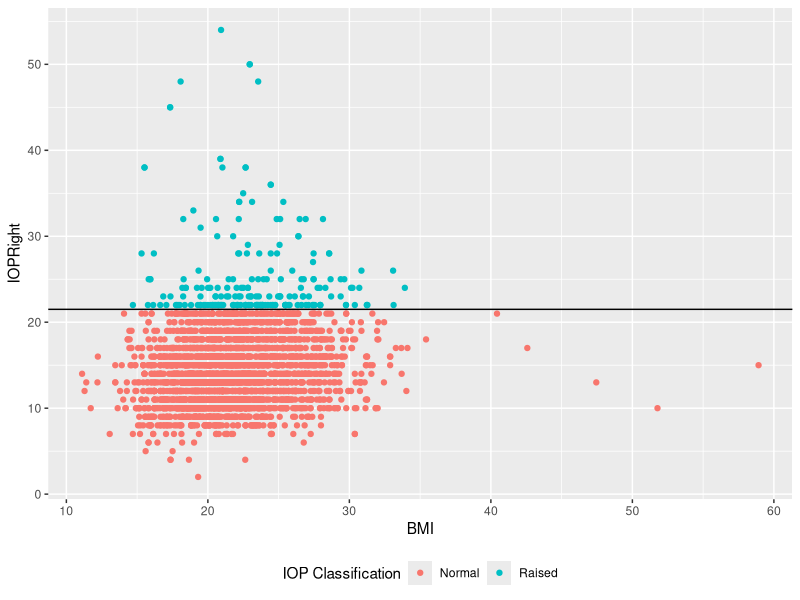
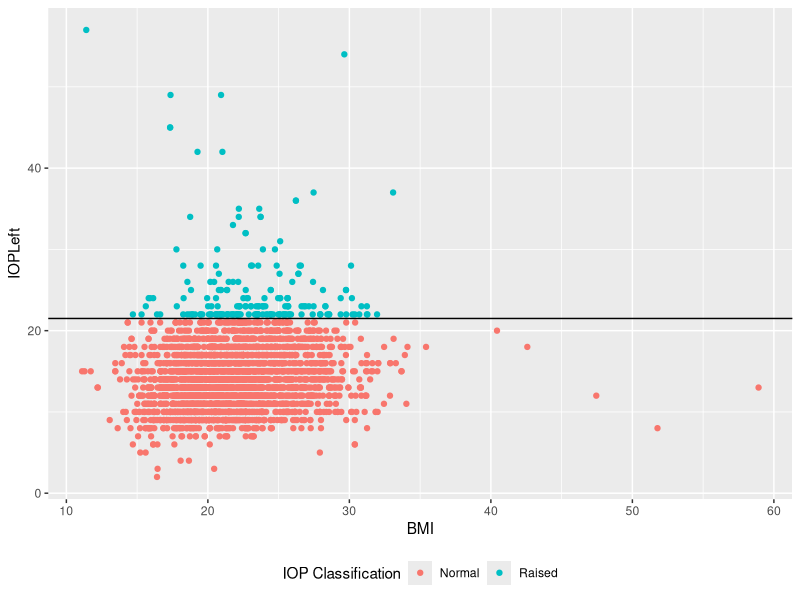
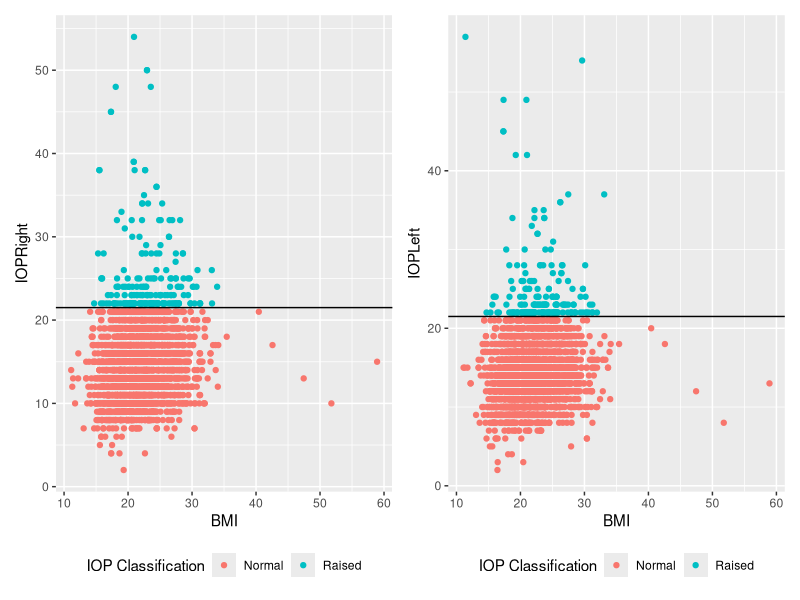
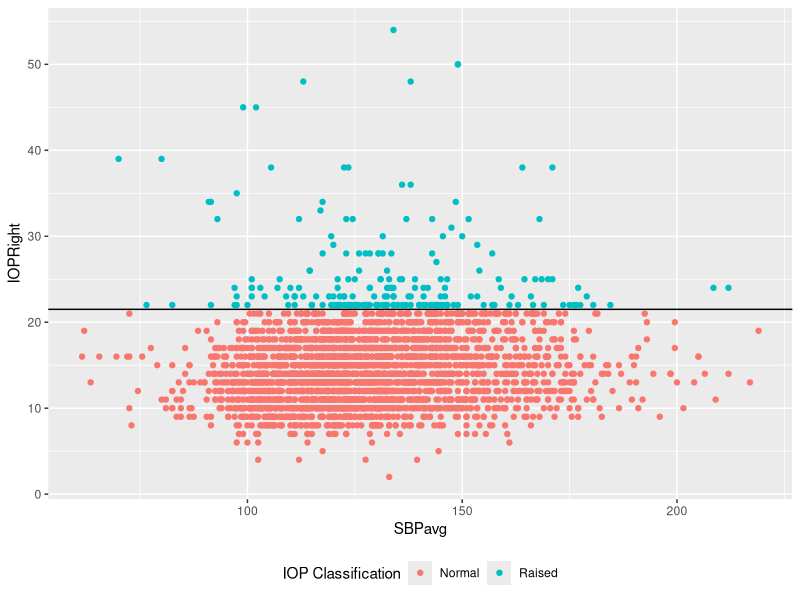
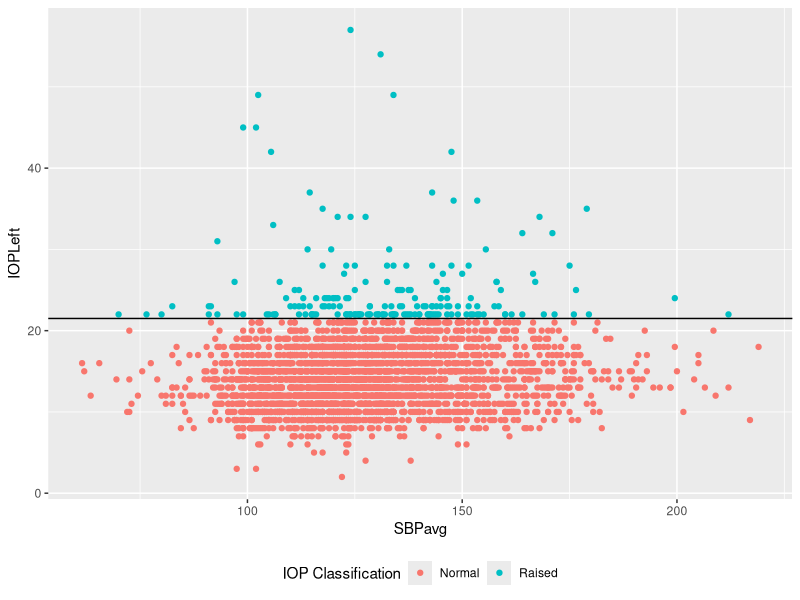
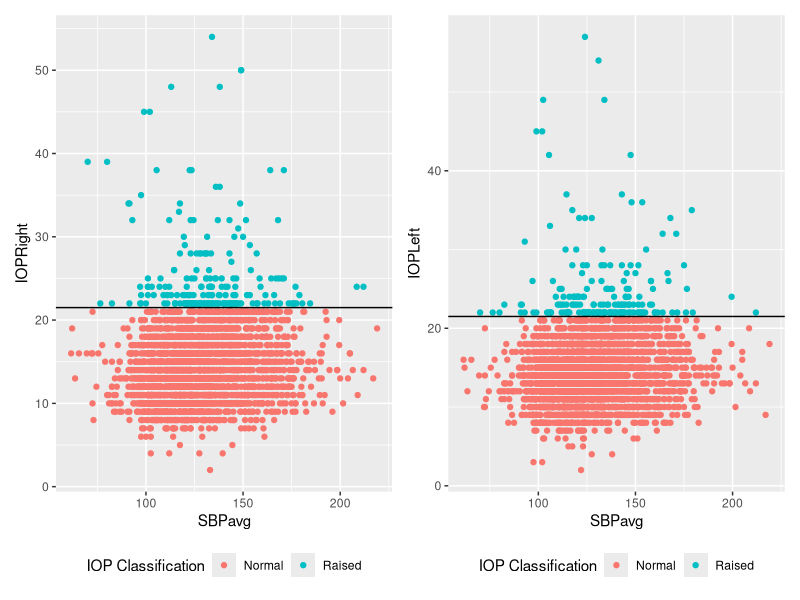
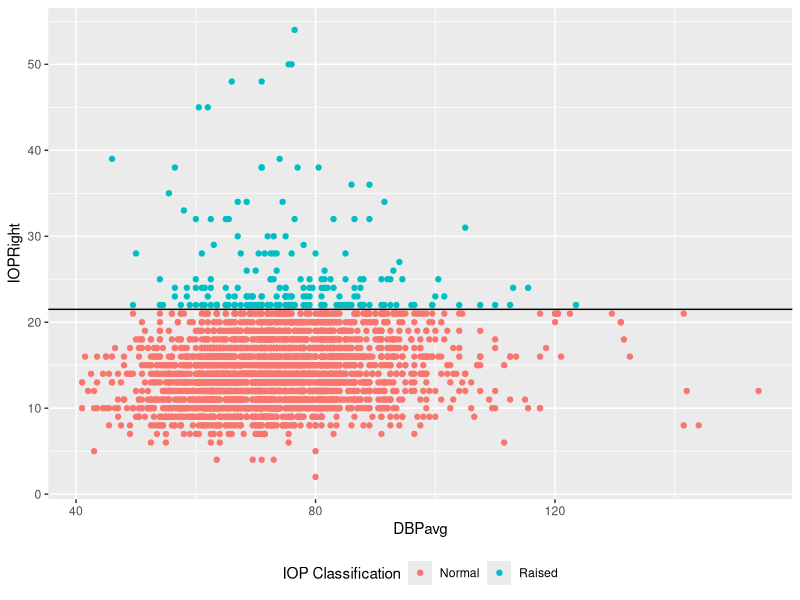
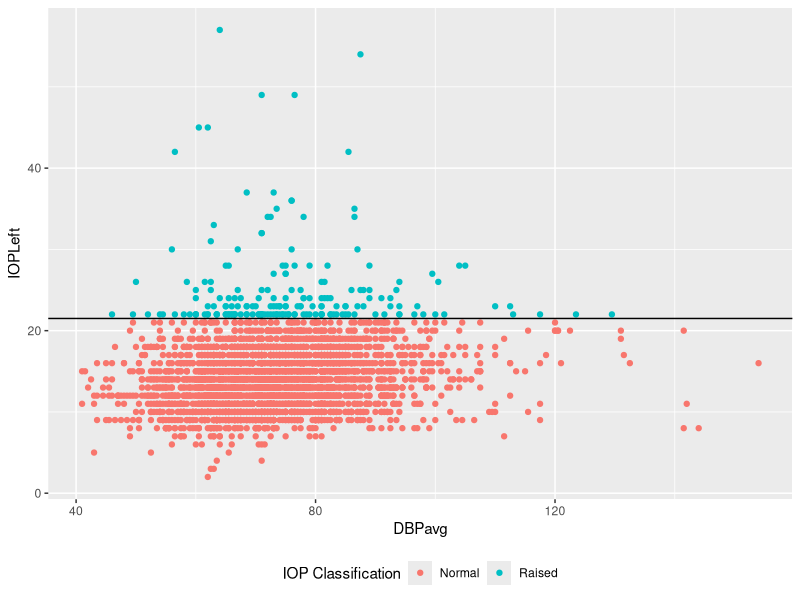

Recreate these plots in R, in order.
library(tidyverse)
library(patchwork)
library(scales)
library(ggrepel)
library(haven)

df <- read_sav("Intraocular Pressure (IOP) in Bangladesh/Data IOP.sav")

#Create plot of BMI vs IOPRight
plot1 <- df |> 
  drop_na(BMI) |> 
  ggplot(aes(x = BMI, y = IOPRight)) +
  geom_point(aes(color = as.factor(IOpGr_rt))) +
  labs(color = "IOP Classification") +
  scale_color_hue(labels = c("Normal", "Raised")) +
  theme(
    legend.position = "bottom",
  ) +
  geom_hline(yintercept=21.5)
plot1

#Create plot of BMI vs IOPLeft
plot2 <- df |> 
  drop_na(BMI) |> 
  ggplot(aes(x = BMI, y = IOPLeft)) +
  geom_point(aes(color = as.factor(IOPGr_lt))) +
  labs(color = "IOP Classification") +
  scale_color_hue(labels = c("Normal", "Raised")) +
  theme(
    legend.position = "bottom",
  ) +
  geom_hline(yintercept=21.5)
plot2

bmi_iop <- plot1 + plot2
bmi_iop

plot3 <- df |> 
  drop_na(SBPavg) |> 
  ggplot(aes(x = SBPavg, y = IOPRight)) +
  geom_point(aes(color = as.factor(IOpGr_rt))) +
  labs(color = "IOP Classification") +
  scale_color_hue(labels = c("Normal", "Raised")) +
  theme(
    legend.position = "bottom",
  ) +
  geom_hline(yintercept=21.5)
plot3

#Create plot of BMI vs IOPLeft
plot4 <- df |> 
  drop_na(SBPavg) |> 
  ggplot(aes(x = SBPavg, y = IOPLeft)) +
  geom_point(aes(color = as.factor(IOPGr_lt))) +
  labs(color = "IOP Classification") +
  scale_color_hue(labels = c("Normal", "Raised")) +
  theme(
    legend.position = "bottom",
  ) +
  geom_hline(yintercept=21.5)
plot4

sbp_iop <- plot3 + plot4
sbp_iop

plot5 <- df |> 
  drop_na(DBPavg) |> 
  ggplot(aes(x = DBPavg, y = IOPRight)) +
  geom_point(aes(color = as.factor(IOpGr_rt))) +
  labs(color = "IOP Classification") +
  scale_color_hue(labels = c("Normal", "Raised")) +
  theme(
    legend.position = "bottom",
  ) +
  geom_hline(yintercept=21.5)
plot5

#Create plot of BMI vs IOPLeft
plot6 <- df |> 
  drop_na(DBPavg) |> 
  ggplot(aes(x = DBPavg, y = IOPLeft)) +
  geom_point(aes(color = as.factor(IOPGr_lt))) +
  labs(color = "IOP Classification") +
  scale_color_hue(labels = c("Normal", "Raised")) +
  theme(
    legend.position = "bottom",
  ) +
  geom_hline(yintercept=21.5)
plot6

dbp_iop <- plot5 + plot6
dbp_iop

#Check correlation
df <- df |> 
  drop_na(DBPavg, SBPavg, BMI)
bmi_iop_corr <- cor(df$BMI, df$IOP_Total)
dbp_iop_corr <- cor(df$DBPavg, df$IOP_Total)
sbp_iop_corr <- cor(df$SBPavg, df$IOP_Total)

#Create correlation matrix
df_corr <- cor(df)
df_corr
